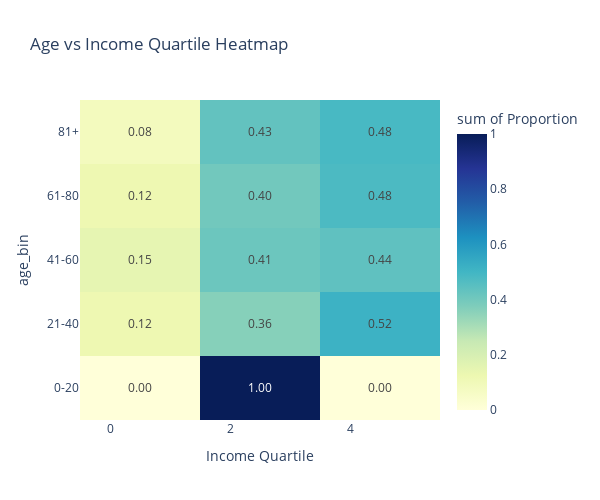

Source (notebook cell):
### Code cell
import pandas as pd
import plotly.express as px

# --- Age vs Income Heatmap ---

if 'age' in demographics_df.columns:
    demographics_df['age_bin'] = pd.cut(
        demographics_df['age'],
        bins=[0, 20, 40, 60, 80, 100],
        labels=['0-20', '21-40', '41-60', '61-80', '81+']
    )
    age_income = pd.crosstab(demographics_df['age_bin'], demographics_df['zipinc_qrtl'], normalize='index')
else:
    age_income = pd.crosstab(demographics_df['agegroup'], demographics_df['zipinc_qrtl'], normalize='index')

heatmap_df = age_income.reset_index().melt(id_vars='age_bin', var_name='Income Quartile', value_name='Proportion')

fig_heatmap = px.density_heatmap(
    heatmap_df,
    x='Income Quartile',
    y='age_bin',
    z='Proportion',
    color_continuous_scale='YlGnBu',
    text_auto='.2f',
    title='Age vs Income Quartile Heatmap'
)

fig_heatmap.update_layout(template='plotly_white', height=500 , width=600)
fig_heatmap.show()


# --- Race vs Gender Stacked Bar Chart ---

race_gender = pd.crosstab(demographics_df['race'], demographics_df['female'])

# Dynamically rename gender columns
gender_map = {}
for col in race_gender.columns:
    if col == 0:
        gender_map[col] = 'Male'
    elif col == 1:
        gender_map[col] = 'Female'
    else:
        gender_map[col] = f'Other ({col})'

race_gender = race_gender.rename(columns=gender_map)

# Prepare for Plotly
race_gender = race_gender.reset_index().melt(id_vars='race', var_name='Gender', value_name='Count')

fig_stack = px.bar(
    race_gender,
    x='race',
    y='Count',
    color='Gender',
    title='Gender Distribution Across Race Categories',
    text='Count'
)

fig_stack.update_layout(
    template='plotly_white',
    xaxis_title='Race',
    yaxis_title='Count',
    barmode='stack',
    xaxis_tickangle=45,
    height=500 , width=600
)

fig_stack.show()

### Figure 1 — Plotly figure (JSON) as saved in the notebook; plotly's stock layout.template omitted (floating-point values rounded to 4 significant figures)
{"data": [{"coloraxis": "coloraxis", "histfunc": "sum", "hovertemplate": "Income Quartile=%{x}<br>age_bin=%{y}<br>sum of Proportion=%{z}<extra></extra>", "name": "", "texttemplate": "%{z:.2f}", "type": "histogram2d", "x": [0, 0, 0, 0, 0, 1, 1, 1, 1, 1, 2, 2, 2, 2, 2, 3, 3, 3, 3, 3, 4, 4, 4, 4, 4], "xaxis": "x", "xbingroup": "x", "y": ["0-20", "21-40", "41-60", "61-80", "81+", "0-20", "21-40", "41-60", "61-80", "81+", "0-20", "21-40", "41-60", "61-80", "81+", "0-20", "21-40", "41-60", "61-80", "81+", "0-20", "21-40", "41-60", "61-80", "81+"], "yaxis": "y", "ybingroup": "y", "z": [0.0, 0.01515, 0.01993, 0.01252, 0.003769, 0.0, 0.1061, 0.1296, 0.1079, 0.07915, 0.0, 0.1364, 0.1229, 0.1175, 0.1131, 1.0, 0.2273, 0.2899, 0.2842, 0.3191, 0.0, 0.5152, 0.4377, 0.4778, 0.4849]}], "layout": {"coloraxis": {"colorbar": {"title": {"text": "sum of Proportion"}}, "colorscale": [[0, "rgb(255,255,217)"], [0.125, "rgb(237,248,177)"], [0.25, "rgb(199,233,180)"], [0.375, "rgb(127,205,187)"], [0.5, "rgb(65,182,196)"], [0.625, "rgb(29,145,192)"], [0.75, "rgb(34,94,168)"], [0.875, "rgb(37,52,148)"], [1, "rgb(8,29,88)"]]}, "height": 500, "legend": {"tracegroupgap": 0}, "title": {"text": "Age vs Income Quartile Heatmap"}, "width": 600, "xaxis": {"anchor": "y", "domain": [0, 1], "title": {"text": "Income Quartile"}}, "yaxis": {"anchor": "x", "domain": [0, 1], "title": {"text": "age_bin"}}}}
